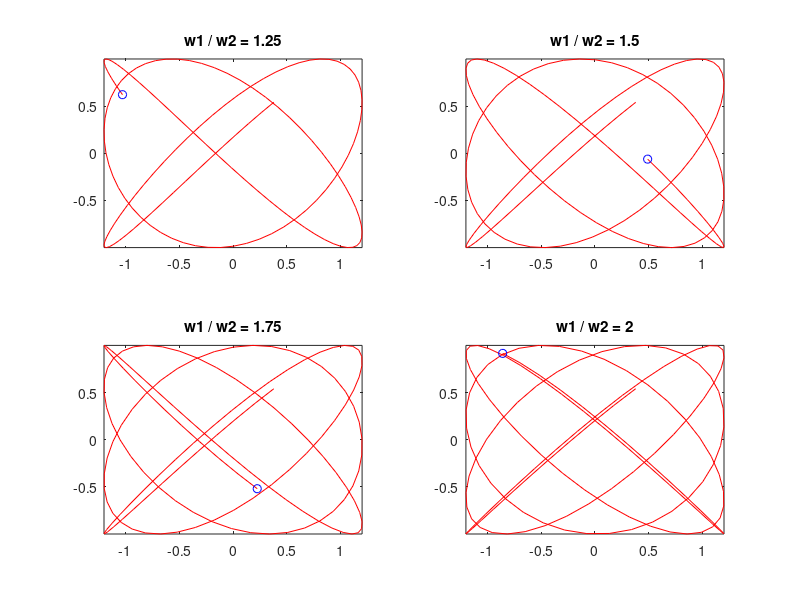

Here is the MATLAB script that generated this plot:
% Задание 5
% Замена процедуры plot на процедуру comet
% Задание коэффициентов
a1 = 1.2; a2 = 1.0;
phi1 = 1.25; phi2 = 1.0;
% Задание значений вектора t
t = 0:0.1:15;
% Задание разных частот w1
w1 = 1.25:0.25:2.0;
w2 = 1.0:0.25:1.75;
% Цикл вывода разных графиков на одном листе
for k = 1:4 
    x = a1 * cos(w2(k) * t + phi1);
    y = a2 * cos(w1(k) * t + phi2);
    % Задание вектора-строки вывода надписей
    s=['w1 / w2 = ' num2str(w1(k))];
    % Вывод разных графиков в разных местах листа (экрана)
    % Оператор subplot задает место на листе, где
    % график будет нарисован последующей командой
    subplot(2, 2, k); comet(x, y); title(s);
end